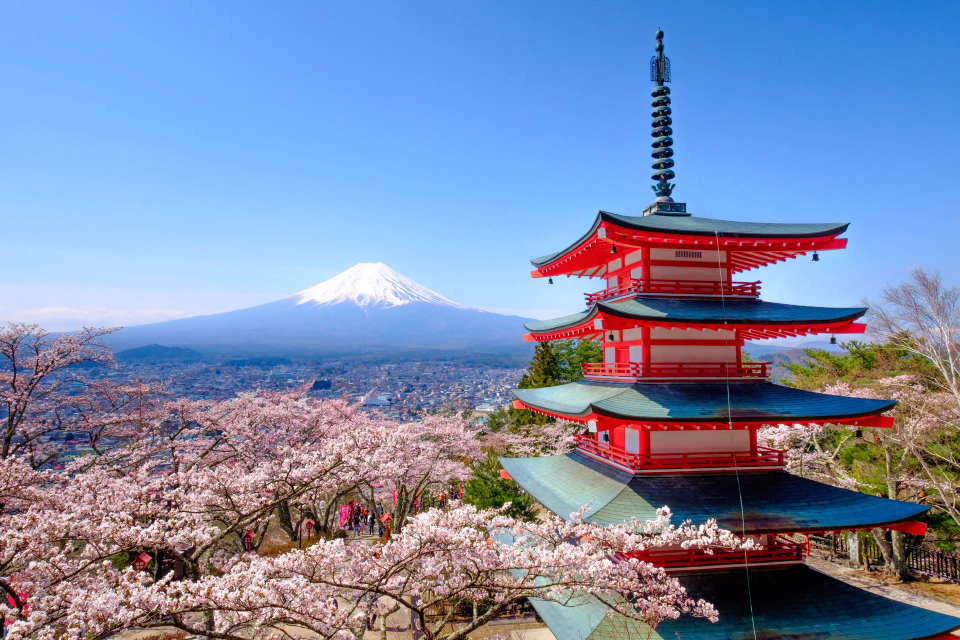
#> input picture course_object_detection/module-1/1-loadandsaveimages/japan.webp, 1920 x 1280 px, given in place of the camera (shown at 1/2 size)
$ python contours_realtime.py
#> lines starting #> are read from the running program, lines starting #| are printed output that depends on the picture; after the words box and inside, x2 and y2 are one past the last pixel; in counts of white or black regions, pixels touching at a corner belong together
import cv2
import numpy as np

cap = cv2.VideoCapture(1)

while True:
    _, frame = cap.read()
#> frame is the input picture: shape (1280, 1920, 3); mean B, G, R 171.9, 137.8, 123.8
    hsv = cv2.cvtColor(frame, cv2.COLOR_BGR2HSV)
#> hsv: shape (1280, 1920, 3); mean H, S, V 91.6, 123.2, 191.3

    lower_green = np.array([25, 58, 95])
    upper_green = np.array([149, 220, 245])
    mask = cv2.inRange(hsv, lower_green, upper_green)
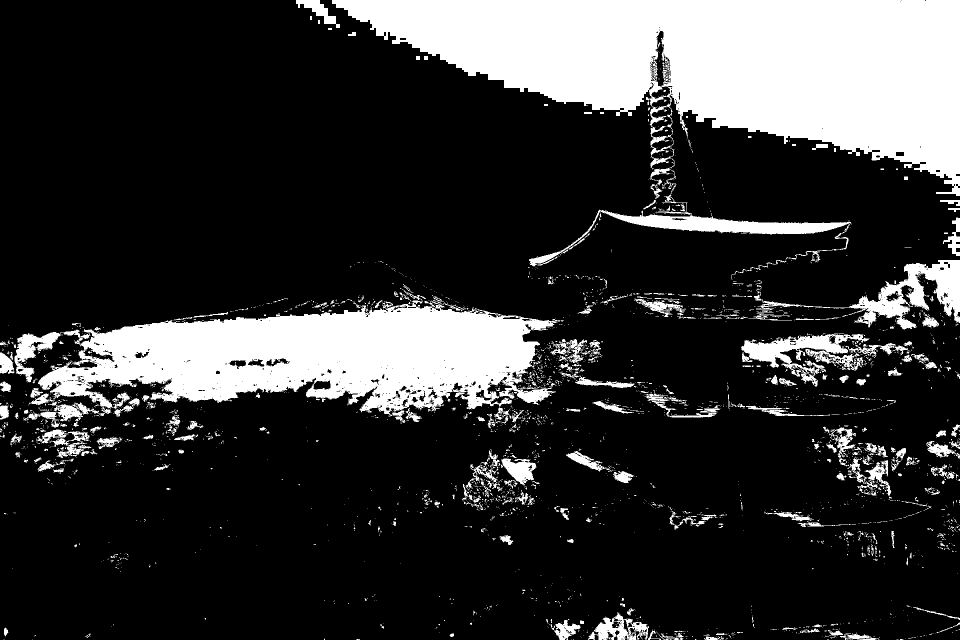
#> mask: shape (1280, 1920) (shown at 1/2 size); 20.9% white; 3046 white regions (2670 under 20 px)

    # Find contours
    contours, hierarchy = cv2.findContours(mask, cv2.RETR_TREE, cv2.CHAIN_APPROX_NONE)
#> contours = 4773 contours, 4359 with area under 20; largest, box (x1, y1, x2, y2) and area: (664, 0, 1920, 533) 281804, (76, 601, 1121, 843) 146848, (1508, 520, 1920, 659) 13190, (1482, 668, 1739, 774) 8151, (1176, 1224, 1298, 1280) 3482

    # Draw Contours
    cv2.drawContours(frame, contours, -1, (255, 0, 0), 3)
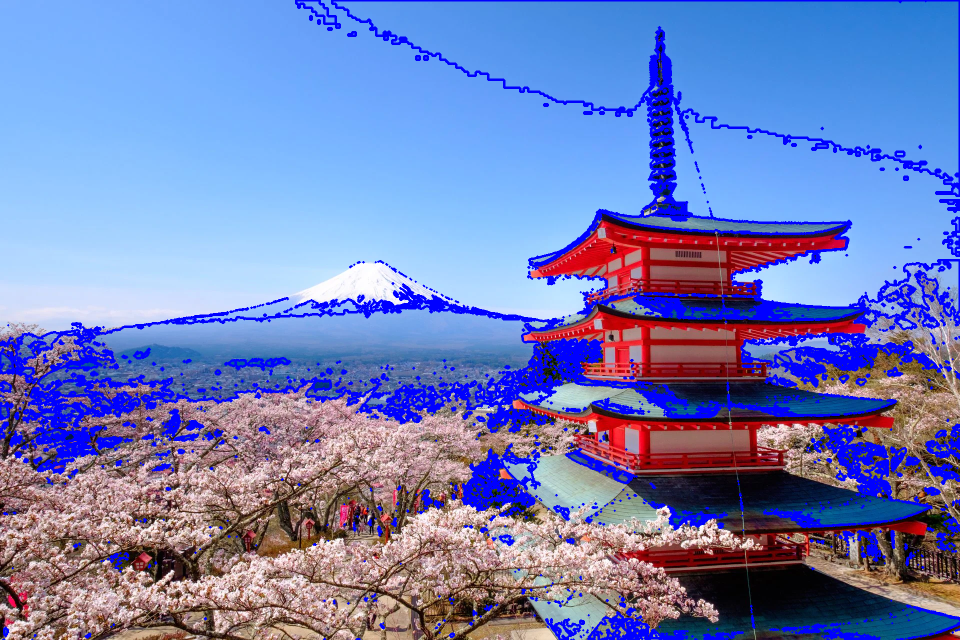
#> frame: shape (1280, 1920, 3) (shown at 1/2 size); 10.09% of pixels changed, all inside (x1, y1, x2, y2) = (0, 0, 1920, 1280)

    cv2.imshow("Mask", mask)
    cv2.imshow("Frame", frame)

    key = cv2.waitKey(1)
#> (key Esc is pressed here)
    if key == 27:
        break

cap.release()
cv2.destroyAllWindows()
